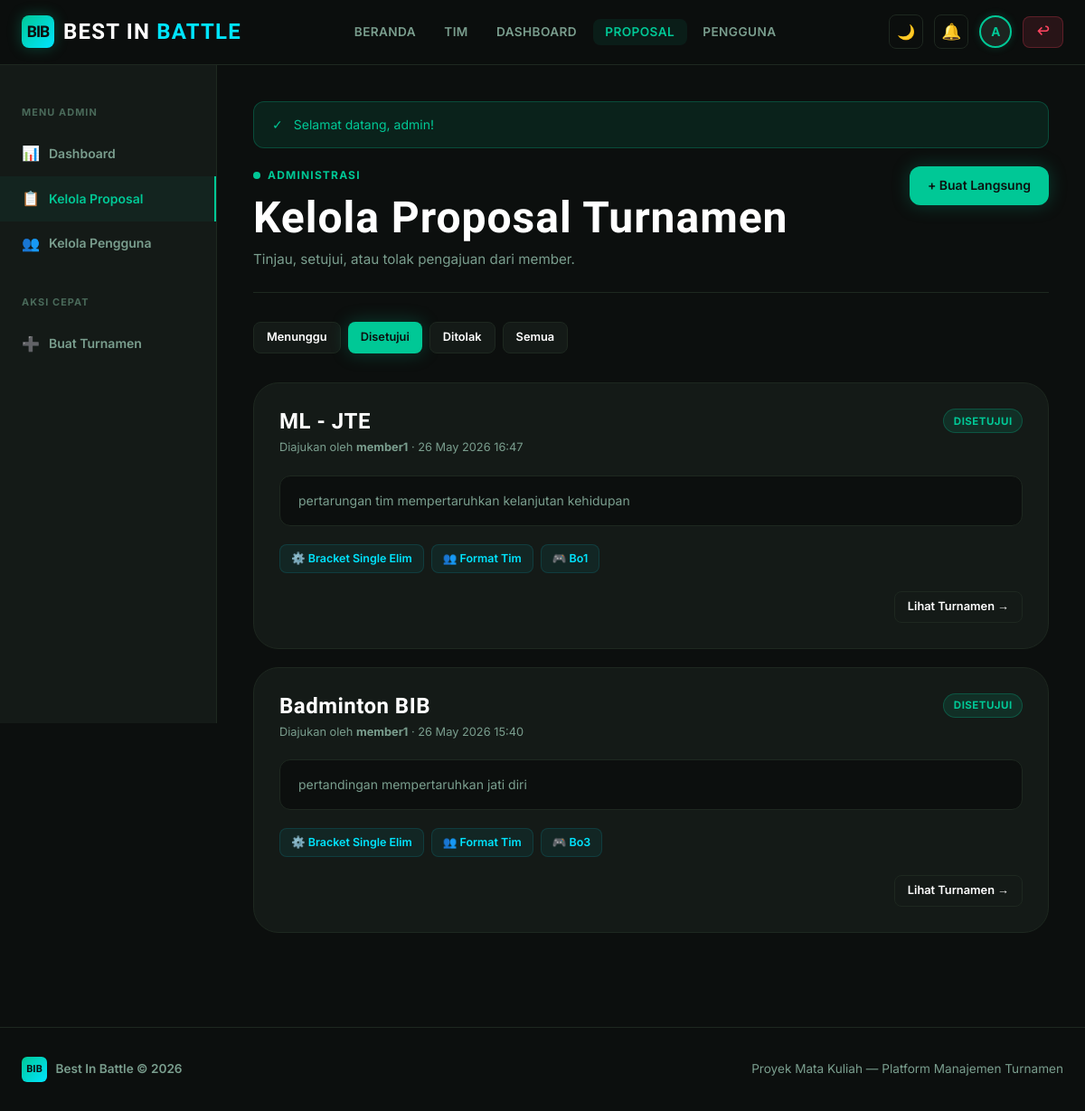
Before: /pages/admin/proposals.php?filter=open (signed in) with the older database file.
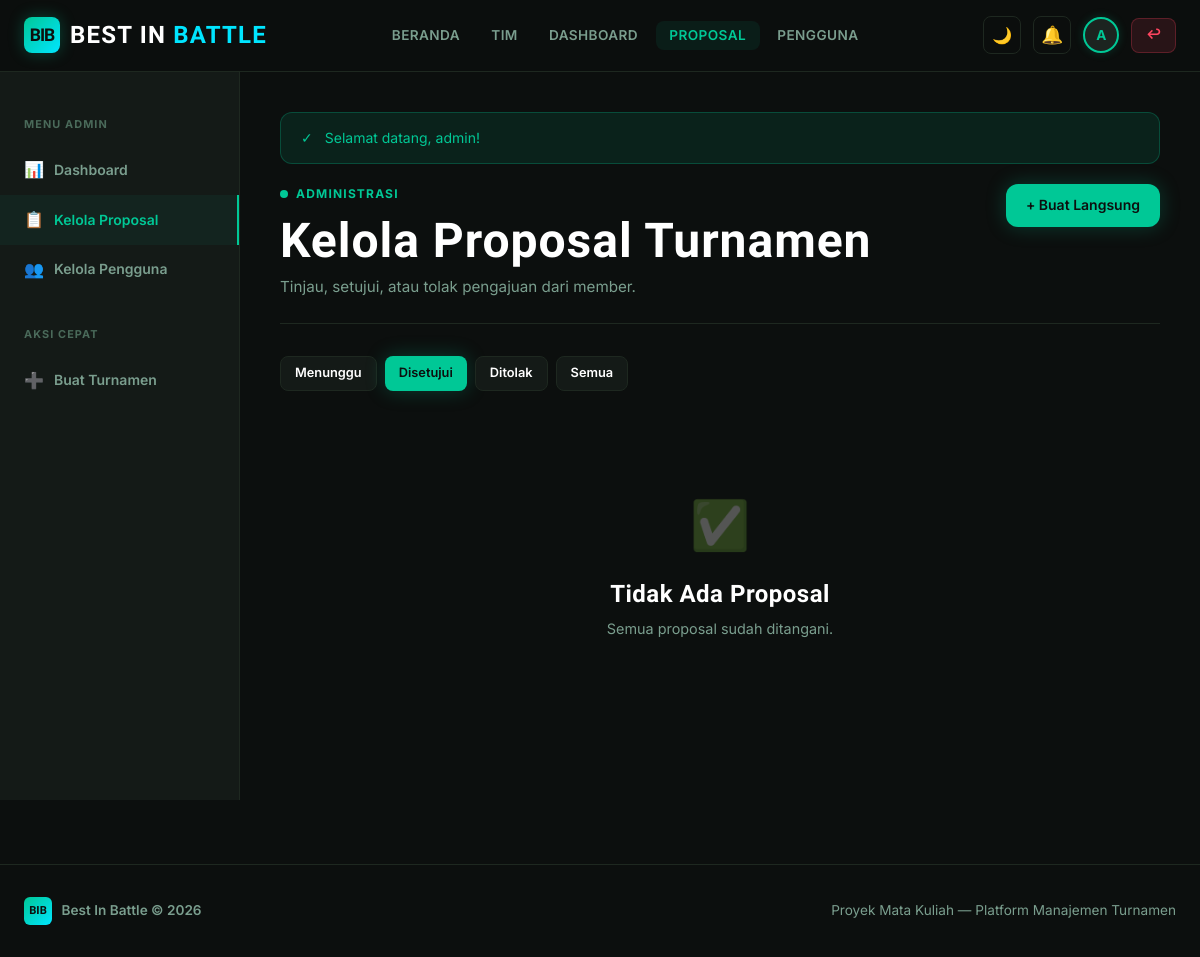
After: the same page with the newer database file.
### tables this page shows
CREATE TABLE `tournaments` (
  `id` int(11) NOT NULL,
  `organizer_id` int(11) NOT NULL,
  `name` varchar(100) NOT NULL,
  `description` text NOT NULL,
  `mode` enum('bracket','point') NOT NULL,
  `participant_type` enum('individual','team') NOT NULL,
  `sets_per_match` tinyint(4) DEFAULT NULL,
  `status` enum('pending','open','ongoing','finished','rejected') NOT NULL DEFAULT 'pending',
  `created_at` timestamp NOT NULL DEFAULT current_timestamp()
);

CREATE TABLE `users` (
  `id` int(11) NOT NULL,
  `username` varchar(50) NOT NULL,
  `email` varchar(100) NOT NULL,
  `password` varchar(255) NOT NULL,
  `role` enum('admin','member') NOT NULL,
  `created_at` timestamp NOT NULL DEFAULT current_timestamp() ON UPDATE current_timestamp()
);

### pages/components/navbar.php (called while the page is built, shortened)
<?php
$script = str_replace('\\', '/', $_SERVER['SCRIPT_FILENAME']);
$root   = str_replace('\\', '/', $_SERVER['DOCUMENT_ROOT']);
$rel    = str_replace($root, '', $script);
$depth  = substr_count(trim($rel, '/'), '/');
$base   = $depth > 1 ? str_repeat('../', $depth - 1) : '';
?>

### pages/admin/proposals.php (the view, shortened to what the changed rows need)
<?php
require_once '../../config/database.php';
$filter = $_GET['filter'] ?? 'pending';
$where = $filter === 'all' ? '' : "WHERE t.status = '$filter'";
$query = "SELECT t.*, u.username AS organizer_name
          FROM tournaments t
          JOIN users u ON t.organizer_id = u.id
          $where
          ORDER BY t.created_at DESC";
$result = mysqli_query($conn, $query);
$proposals = [];
if ($result) {
    while ($r = mysqli_fetch_assoc($result))
        $proposals[] = $r;
}
?>
<!DOCTYPE html>
<html lang="id" data-theme="">
<head>
    <link rel="stylesheet" href="../../assets/css/global.css">
    <link rel="stylesheet" href="../../assets/css/dashboard.css">
</head>
<body class="page-fade">
    <?php include '../components/navbar.php'; ?>
    <div class="admin-layout">
        <main class="admin-content">
            <div class="page-header">
                <div class="page-header-info">
                    <h1>Kelola Proposal Turnamen</h1>
                </div>
            </div>
            <div style="display:flex;gap:0.5rem;margin-bottom:2rem;flex-wrap:wrap;">
                <?php
                $filters = ['pending' => 'Menunggu', 'open' => 'Disetujui', 'rejected' => 'Ditolak', 'all' => 'Semua'];
                foreach ($filters as $key => $label):
                    ?>
                    <a href="?filter=<?= $key ?>"
                        class="btn btn-sm <?= $filter === $key ? 'btn-primary' : 'btn-secondary' ?>">
                        <?= $label ?>
                    </a>
                <?php endforeach; ?>
            </div>
            <?php if (empty($proposals)): ?>
                <div class="empty-state">
                    <div class="icon">✅</div>
                    <h3>Tidak Ada Proposal <?= $filter === 'pending' ? 'Menunggu' : '' ?></h3>
                    <p>Semua proposal sudah ditangani.</p>
                </div>
            <?php else: ?>
                <div style="display:flex;flex-direction:column;gap:1.25rem;">
                    <?php foreach ($proposals as $p):
                        $status_map = [
                            'pending' => ['label' => 'Menunggu Review', 'class' => 'badge-pending'],
                            'open' => ['label' => 'Disetujui', 'class' => 'badge-success'],
                            'ongoing' => ['label' => 'Berlangsung', 'class' => 'badge-ongoing'],
                            'finished' => ['label' => 'Selesai', 'class' => 'badge-finished'],
                            'rejected' => ['label' => 'Ditolak', 'class' => 'badge-danger'],
                        ];
                        $s = $status_map[$p['status']] ?? ['label' => $p['status'], 'class' => ''];
                        ?>
                        <div class="proposal-card">
                            <div class="proposal-card-head">
                                <div>
                                    <h3><?= htmlspecialchars($p['name']) ?></h3>
                                    <div style="font-size:0.8rem;color:var(--text-muted);margin-top:0.25rem;">
                                        Diajukan oleh <strong><?= htmlspecialchars($p['organizer_name']) ?></strong>
                                        · <?= date('d M Y H:i', strtotime($p['created_at'])) ?>
                                    </div>
                                </div>
                                <span class="badge <?= $s['class'] ?>"><?= $s['label'] ?></span>
                            </div>
                            <?php if ($p['description']): ?>
                                <div class="proposal-desc"><?= nl2br(htmlspecialchars($p['description'])) ?></div>
                            <?php endif; ?>
                            <div class="proposal-meta-row">
                                <span class="proposal-meta-item">
                                    ⚙️ <?= $p['mode'] === 'bracket' ? 'Bracket Single Elim' : 'Mode Poin' ?>
                                </span>
                                <span class="proposal-meta-item">
                                    👥 <?= $p['participant_type'] === 'team' ? 'Format Tim' : 'Individu' ?>
                                </span>
                                <?php if ($p['mode'] === 'bracket' && $p['sets_per_match']): ?>
                                    <span class="proposal-meta-item">🎮 Bo<?= $p['sets_per_match'] ?></span>
                                <?php endif; ?>
                            </div>
                            <?php if ($p['status'] === 'pending'): ?>
                                <div class="proposal-actions">
                                    <a href="?action=approve&id=<?= $p['id'] ?>" class="btn btn-primary"
                                        data-confirm="Setujui proposal '<?= htmlspecialchars($p['name']) ?>'?">
                                        ✓ Setujui
                                    </a>
                                    <a href="?action=reject&id=<?= $p['id'] ?>" class="btn btn-danger"
                                        data-confirm="Tolak proposal '<?= htmlspecialchars($p['name']) ?>'?">
                                        ✕ Tolak
                                    </a>
                                </div>
                            <?php else: ?>
                                <div style="text-align:right;">
                                    <a href="<?= $base ?>pages/tournament/detail.php?id=<?= $p['id'] ?>"
                                        class="btn btn-secondary btn-sm">Lihat Turnamen →</a>
                                </div>
                            <?php endif; ?>
                        </div>
                    <?php endforeach; ?>
                </div>
            <?php endif; ?>
        </main>
    </div>
</body>
</html>

Changed rows visible on the page:
removed tournaments: name "ML - JTE", organizer.username "member1", created_at "26 May 2026 16:47", status "DISETUJUI", description "pertarungan tim mempertaruhkan kelanjutan kehidupan", mode "Bracket Single Elim", participant_type "Format Tim", sets_per_match "1"
removed tournaments: name "Badminton BIB", organizer.username "member1", created_at "26 May 2026 15:40", status "DISETUJUI", description "pertandingan mempertaruhkan jati diri", mode "Bracket Single Elim", participant_type "Format Tim", sets_per_match "3"
Other visible differences:
text now shown: "✅ Tidak Ada Proposal Semua proposal sudah ditangani."
